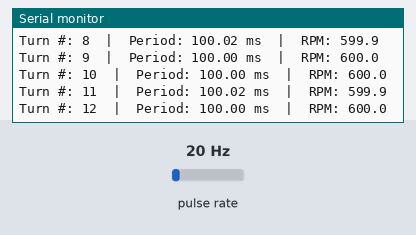
This sketch was run on a simulated Arduino Uno, built with avr-gcc and run on an emulated ATmega328P. Shown: the last lines printed to the serial monitor. Wiring (inferred from the names in the program): pulse sensor: data pin 2. The test bench sets the inputs (shaded band); at power-on: pulse rate 20 Hz.

Above: at 1.2 s.
1.3 s: pulse rate (sensor on pin 2) set to 150 Hz
At 2.0 s:
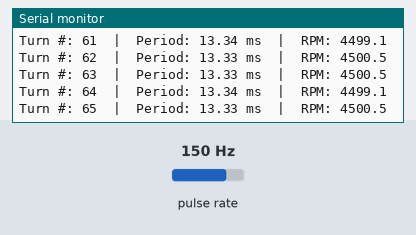
4.3 s: pulse rate (sensor on pin 2) set to 4 Hz
At 4.99 s:
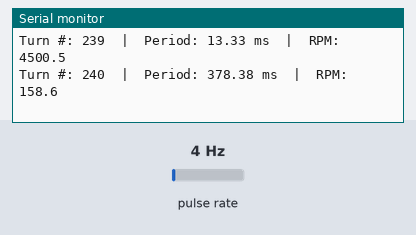
Timing chart, 0 to 7.3 s (numbered marks = the images above; inputs shaded):
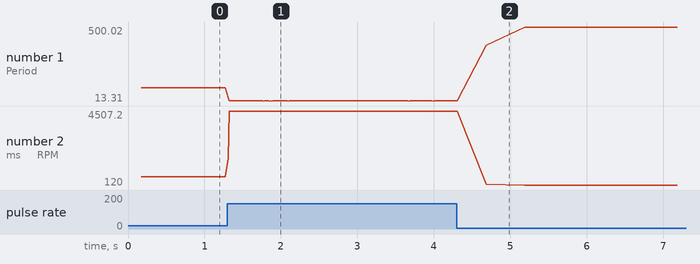

Measured:
- after the input at 1.3 s, the serial monitor: prints a new line at once (image 1)
- plotted number 1: 100 → 13.33 after the input at 1.3 s
- plotted number 2: 600 → 4500.5 after the input at 1.3 s

The sketch:

SANYO_DENKI.ino
```cpp
// --- Sanyo Denki 9G0612G101: Detect Each Revolution & Measure Period ---
// Wiring: Yellow -> D2 (with pull-up to 5V or use INPUT_PULLUP), Black -> GND, Red -> +12V
// Note: Do NOT power the fan from the Arduino. Use common ground between fan and Arduino.

const byte fanTachPin = 2;           // interrupt-capable pin on UNO/Nano
volatile byte pulseCount = 0;        // counts tach pulses (2 pulses = 1 rev)
volatile unsigned long turnCount = 0;
volatile unsigned long lastTurnMicros = 0;        // timestamp of last revolution (micros)
volatile unsigned long lastTurnIntervalMicros = 0; // period between last two revolutions
volatile bool turnFlag = false;      // set by ISR to signal a new revolution

// ISR: very small — update counters/timestamps and set flag
void countPulse() {
  pulseCount++;
  if (pulseCount >= 2) {             // 2 pulses = 1 revolution
    unsigned long now = micros();
    // compute interval since last revolution (if first revolution, lastTurnMicros==0)
    if (lastTurnMicros != 0) {
      lastTurnIntervalMicros = now - lastTurnMicros;
    } else {
      lastTurnIntervalMicros = 0;
    }
    lastTurnMicros = now;
    turnCount++;
    pulseCount = 0;
    turnFlag = true;
  }
}

void setup() {
  Serial.begin(115200);
  pinMode(fanTachPin, INPUT_PULLUP); // use internal pull-up (or use external pull-up to 5V)
  attachInterrupt(digitalPinToInterrupt(fanTachPin), countPulse, FALLING);
  Serial.println("Fan revolution detector started");
}

void loop() {
  // If ISR signalled a new revolution, copy volatile data atomically and print.
  if (turnFlag) {
    noInterrupts();
    unsigned long localTurnCount = turnCount;
    unsigned long localInterval = lastTurnIntervalMicros;
    turnFlag = false;
    interrupts();

    Serial.print("Turn #: ");
    Serial.print(localTurnCount);

    if (localInterval > 0) {
      float ms = localInterval / 1000.0;
      float rpm = 60000000.0 / (float)localInterval; // 60,000,000 microseconds per minute
      Serial.print("  |  Period: ");
      Serial.print(ms, 2);
      Serial.print(" ms");
      Serial.print("  |  RPM: ");
      Serial.print(rpm, 1);
    } else {
      Serial.print("  |  (first revolution, interval unknown)");
    }
    Serial.println();
  }

  // Optional: do other tasks here. Avoid long blocking delays that could cause missed pulses.
}
```
